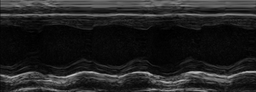
#> input picture screen3.png, 256 x 92 px, shrunk from 1066 x 384 before the run
$ python script6.py
#> lines starting #> are read from the running program, lines starting #| are printed output that depends on the picture; after the words box and inside, x2 and y2 are one past the last pixel; in counts of white or black regions, pixels touching at a corner belong together
### functions.py
import cv2 as cv
import numpy as np
from copy import deepcopy
from funcions2 import calcular_valors
def printimg(nom,img):

    cv.imshow(nom,img)
    cv.waitKey(0)
    cv.destroyAllWindows()


# [26 lines left out: functions printimg2, omplirdesderalla, not called in this run]

def nomesralla(img2):
    img = deepcopy(img2)
    len2 = int(len(img) / 2)

    for y in range(len(img[0])):
        b = False
        for a in range(len2):
            x = (len2) - a - 1
            if(not b and img[x][y] > 250):
                b = True
            elif(b): img[x][y] = 0

    for y in range(len(img[0])):
        b = False
        for a in range(len2):
            x = (len2) + a
            if(not b and img[x][y] > 250):
                b = True
            elif(b): img[x][y] = 0

    return img

def checkifnext(img, x, y):
    #print("dins2")
    for x2 in range(-5,5):
        #print("checking x:" , x + x2, "y: ", y, "val: ", x+x2 < len(img),  x+x2 > 0 , y + 1 < len(img[0]), img[x + x2][y + 1 ])
        if(x+x2 < len(img) and x+x2 > 0 and y < len(img[0]) and img[x + x2][y + 1 ] > 200):
            return True

    #print("ill return false")
    return False


def checkifline(img):
    #print("dins 1", )
    x = findxup(img, 0)
    y = 0
    while( y + 1 < len(img[0])):
        x = findxup(img, y)
        if(not checkifnext(img, x, y)):
            return False

        y += 1

    x = findxdown(img, 0)
    y = 0
    while( y + 1 < len(img[0])):
        x = findxdown(img, y)
        if(not checkifnext(img, x, y)):
            return False

        y += 1
    return True


def findxup(img, y):

    x = 0
    while(x < len(img) and img[x][y] < 250 ):
        x += 1
    return x


def findxdown(img, y):

    x = len(img) -1
    while( x > 0 and img[x][y] < 250 ):
        x -= 1
    return x

# [325 lines left out: functions parets_1_4, valid, notinlist, es_grup_mes_gran, buscar_cami, netejar_foto and 9 more, not called in this run]

### script6.py
import cv2 as cv
import numpy as np
from functions import printimg
from functions import checkifline
from functions import nomesralla


img = cv.imread(cv.samples.findFile("screen3.png"))
#> img is the input picture: shape (92, 256, 3); min 0, max 197, mean 32.9
img = cv.cvtColor(img,cv.COLOR_RGB2GRAY)
#> img: shape (92, 256)


blr = 6
imgb = cv.blur(img, (blr,blr))
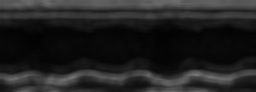
#> imgb: shape (92, 256); min 2, max 120, mean 33.2
printimg("no", imgb)

parametre = 50
ret,img1 = cv.threshold(imgb,parametre,255,cv.THRESH_BINARY)
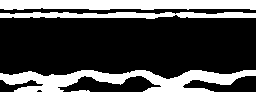
#> img1: shape (92, 256); 28.1% white; 4 white regions, box (x1, y1, x2, y2) and area: (0, 70, 256, 92) 2941, (0, 0, 256, 10) 2360, (0, 12, 256, 19) 1288, (71, 90, 90, 92) 28
#> ret = 50
nomesralla(img1)
#> in nomesralla, `len2 = int(len(img) / 2)`: len2 = 46
#> after the loop in nomesralla, `for y in range(len(img[0])):`:
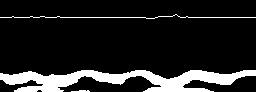
#> img: shape (92, 256); 13.7% white; 3 white regions, box (x1, y1, x2, y2) and area: (0, 70, 256, 92) 2941, (0, 14, 256, 19) 256, (71, 90, 90, 92) 28
#> after the loop in nomesralla, `for y in range(len(img[0])):`:
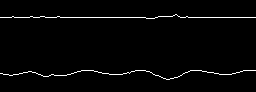
#> img: shape (92, 256); 2.2% white in thin lines or dots, all inside (x1, y1, x2, y2) = (0, 14, 256, 80)

while(not checkifline(img1) and parametre < 255 ):

#> in findxup, `x = 0`: x = 0
#> in findxdown, `x = len(img) -1`: x = 91
#> in checkifline, `x = findxdown(img, 0)`: x = 79
#> in checkifline, `y = 0`: y = 0
    parametre += 3
    ret,img1 = cv.threshold(imgb,parametre,255,cv.THRESH_BINARY)
    nomesralla(img1)
#> this loop made 69 passes
#> pass 1, `ret,img1 = cv.threshold(imgb,parametre,255,cv.THRESH_BINARY)`:
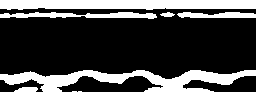
#> img1: shape (92, 256); 26.3% white; 8 white regions (2 under 20 px), largest, box (x1, y1, x2, y2) and area: (0, 70, 256, 92) 2669, (0, 0, 256, 10) 2312, (0, 12, 157, 19) 682, (177, 12, 256, 18) 380, (14, 87, 38, 92) 98, (160, 12, 175, 17) 50
#> pass 2, `ret,img1 = cv.threshold(imgb,parametre,255,cv.THRESH_BINARY)`:
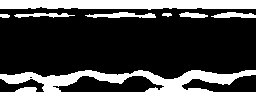
#> img1: shape (92, 256); 24% white; 9 white regions, largest, box (x1, y1, x2, y2) and area: (0, 70, 256, 92) 2481, (0, 0, 256, 10) 2262, (85, 12, 156, 18) 258
#> pass 3, `ret,img1 = cv.threshold(imgb,parametre,255,cv.THRESH_BINARY)`:
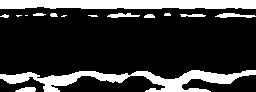
#> img1: shape (92, 256); 21.4% white; 15 white regions (5 under 20 px), largest, box (x1, y1, x2, y2) and area: (0, 70, 256, 92) 2295, (0, 0, 256, 9) 2200, (215, 13, 256, 18) 125
#> after the loop: img1: shape (92, 256); every value is 0
    #printimg("Parets 1 4",img1)

if (parametre > 255):
        print("F no trobat")
else:
    printimg("si", img1)

# [7 lines of commented-out code are left out]

$ run again, with screen1.png copied over screen3.png
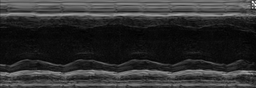
#> input picture screen1.png, 256 x 88 px, shrunk from 1169 x 402 before the run
#> img is the input picture: shape (88, 256, 3); min 2, max 255, mean 46.3
#> `ret,img1 = cv.threshold(imgb,parametre,255,cv.THRESH_BINARY)`:
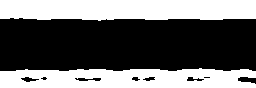
#> img1: shape (88, 256); 41.3% white; 2 white regions, box (x1, y1, x2, y2) and area: (0, 0, 256, 21) 4950, (0, 68, 256, 88) 4355
#> ret = 50
#> len2 = 44
#> after the loop in nomesralla, `for y in range(len(img[0])):`:
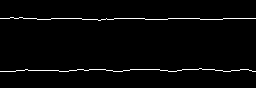
#> img: shape (88, 256); 2.3% white in thin lines or dots, all inside (x1, y1, x2, y2) = (0, 17, 256, 72)
#> in findxup, `x = 0`: x = 0
#> in findxdown, `x = len(img) -1`: x = 87
#> in checkifline, `y = 0`: y = 0
#> after the loop `while(not checkifline(img1) and parametre < 255 ):`: parametre = 50

$ run again, with screen2.png copied over screen3.png
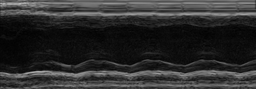
#> input picture screen2.png, 256 x 89 px, shrunk from 1148 x 398 before the run
#> img is the input picture: shape (89, 256, 3); min 2, max 186, mean 44.4
#> `ret,img1 = cv.threshold(imgb,parametre,255,cv.THRESH_BINARY)`:
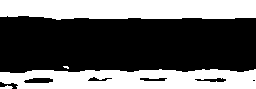
#> img1: shape (89, 256); 39.6% white; 4 white regions (1 under 20 px), largest, box (x1, y1, x2, y2) and area: (0, 0, 256, 20) 4692, (0, 69, 256, 89) 4276, (0, 85, 13, 89) 33
#> ret = 50
#> len2 = 44
#> after the loop in nomesralla, `for y in range(len(img[0])):`:
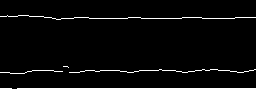
#> img: shape (89, 256); 3.3% white in thin lines or dots, all inside (x1, y1, x2, y2) = (0, 15, 256, 89)
#> in findxup, `x = 0`: x = 0
#> in findxdown, `x = len(img) -1`: x = 88
#> in checkifline, `y = 0`: y = 0
#> after the loop `while(not checkifline(img1) and parametre < 255 ):`: parametre = 50

$ run again, with screen4.png copied over screen3.png
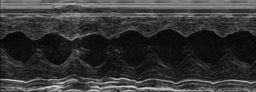
#> input picture screen4.png, 256 x 92 px, shrunk from 1066 x 384 before the run
#> img is the input picture: shape (92, 256, 3); min 5, max 216, mean 53.2
#> img1: shape (92, 256); 45.8% white; 10 white regions (5 under 20 px), largest, box (x1, y1, x2, y2) and area: (0, 0, 256, 42) 7039, (0, 76, 256, 92) 3489, (63, 49, 82, 69) 117, (4, 58, 20, 66) 57, (177, 29, 189, 35) 26
#> ret = 50
#> len2 = 46
#> after the loop in nomesralla, `for y in range(len(img[0])):`:
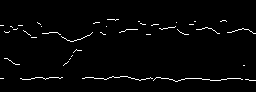
#> img: shape (92, 256); 2.2% white in thin lines or dots, all inside (x1, y1, x2, y2) = (0, 19, 256, 82)
#> in findxup, `x = 0`: x = 0
#> in findxdown, `x = len(img) -1`: x = 91
#> in checkifline, `y = 0`: y = 0
#> after the loop `while(not checkifline(img1) and parametre < 255 ):`: parametre = 50
